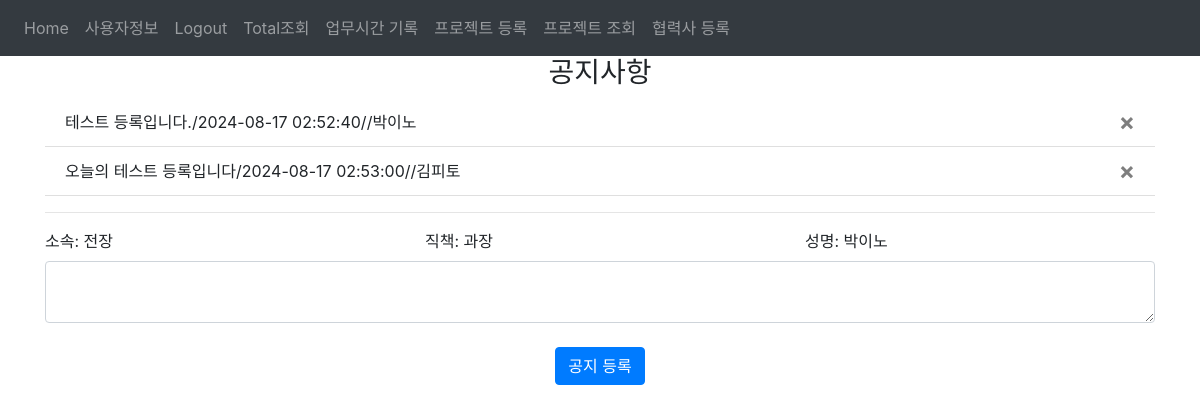
/ (signed in), run on an earlier commit of the app's database.
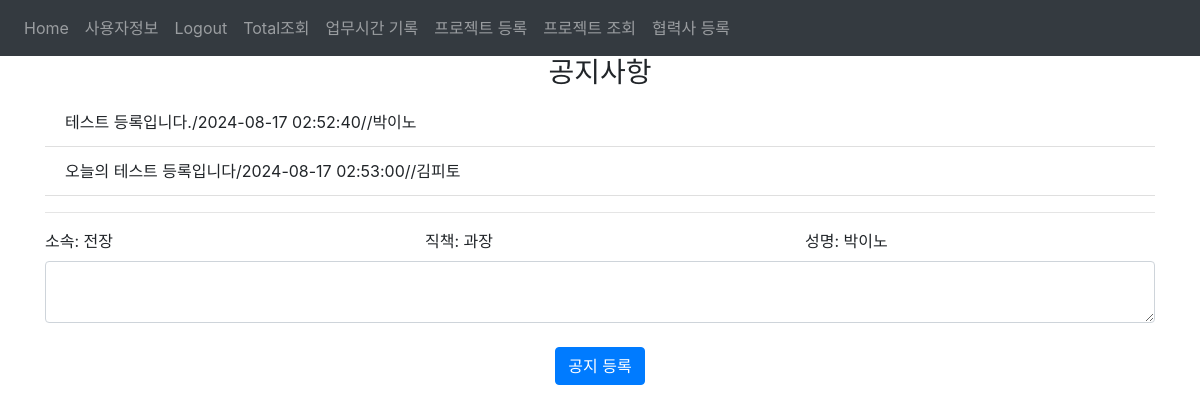
And on a later commit of the database.
### website/models.py (models this page shows)
class Note(db.Model):                                                 #공지사항 또는 업무소통
    id = db.Column(db.Integer, primary_key=True)                      #DB primary_key ID
    data = db.Column(db.String(1000))                                 #공지글
    noteuname = db.Column(db.String(20))                              #작성자 이름
    date = db.Column(db.DateTime(timezone=True), default=func.now())
    user_id = db.Column(db.Integer, db.ForeignKey('user.id'))

class User(db.Model, UserMixin):                                      #Employee
    id = db.Column(db.Integer, primary_key=True)                      #DB primary_key ID
    email = db.Column(db.String(50), unique=True)                     #이름대신 ID로 사용함
    uname = db.Column(db.String(50),nullable=False)                   #이름
    udepartment = db.Column(db.String(50))                            #소속부서
    uposition = db.Column(db.String(50))                              #직책
    password = db.Column(db.String(50))                               #패스워드
    authority = db.Column(db.String(10))                              #권한관리 : 1 슈퍼 관리자, 2 관리자, 3 일반 사용자
    notes = db.relationship('Note')                                   #외래키 연동
    projects = db.relationship('Project')
    working_hours = db.relationship('Working_hour')

### website/views.py (the view, shortened to what this page needs)
@views.route('/', methods=['GET', 'POST'])
@login_required
def home():
    all_data = Note.query.all()
    return render_template("home.html", all_data=all_data, user=current_user)

### website/__init__.py (called while the page is built)
def create_app():
    app.config['SECRET_KEY'] = 'hjshjhdjah kjshkjdhjs'
    app.config['SQLALCHEMY_DATABASE_URI'] = f'sqlite:///{DB_NAME}'
    db.init_app(app)
    from .views import views
    from .auth import auth
    app.register_blueprint(views, url_prefix='/')
    app.register_blueprint(auth, url_prefix='/')
    from .models import User
    with app.app_context():
        db.create_all()
    login_manager = LoginManager()
    login_manager.login_view = 'auth.login'
    login_manager.init_app(app)
    @login_manager.user_loader
    def load_user(id):
        return User.query.get(int(id))
    return app

### website/templates/home.html (shortened to what this page needs)
{% extends "base.html" %}
{% block content%}
<h3 align="center">공지사항</h3>
<ul class="list-group list-group-flush" id="notes">
  {% for note in all_data %}
  <li class="list-group-item">
    {{ note.data }}/{{note.date}}//{{note.noteuname}}
    {% if current_user.authority == '1' %}
    <button type="button" class="close" onClick="delete_note({{ note.id }})">
      <span aria-hidden="true">&times;</span>
    </button>
    {% endif %}
  </li>
  {% endfor %}
</ul>
<hr>
<form method="POST">
  <div class="row">
    <div class="col">
      <label for="userDepartmet">소속: {{user.udepartment}}</label>
    </div>
    <div class="col">
      <label for="userPosition">직책: {{user.uposition}}</label>
    </div>
    <div class="col">
      <label for="userName">성명: {{user.uname}}</label>
    </div>
  </div>
  <textarea name="note" id="note" class="form-control"></textarea>
  <br />
  <div align="center">
    <button type="submit" class="btn btn-primary">공지 등록</button>
  </div>
</form>
{% endblock %}

### website/templates/base.html (shortened to what this page needs)
<!DOCTYPE html>
<html>
  <head>
    <link
      rel="stylesheet"
      href="https://stackpath.bootstrapcdn.com/bootstrap/4.4.1/css/bootstrap.min.css"
    />
    <link
      rel="stylesheet"
      href="https://stackpath.bootstrapcdn.com/font-awesome/4.7.0/css/font-awesome.min.css"
    />
    <link rel="stylesheet" href="https://cdnjs.cloudflare.com/ajax/libs/bootstrap-datepicker/1.9.0/css/bootstrap-datepicker.min.css">
</head>
  </head>
  <body>
    <nav class="navbar navbar-expand-lg navbar-dark bg-dark">
      <div class="collapse navbar-collapse" id="navbar">
        <div class="navbar-nav">
          {% if user.is_authenticated %}
          <a class="nav-item nav-link" id="home" href="/">Home</a>
          <a class="nav-item nav-link" id="UserInfo" href="/userinfo_update">사용자정보</a>
          <a class="nav-item nav-link" id="logout" href="/logout">Logout</a>
          <a class="nav-item nav-link" id="work_hour_view" href="/workhour_total">Total조회</a>
          <a class="nav-item nav-link" id="work_hour" href="/work_hour">업무시간 기록</a>
          <a class="nav-item nav-link" id="project" href="/project_create">프로젝트 등록</a>
          <a class="nav-item nav-link" id="project_view" href="/project_view">프로젝트 조회</a>
          <a class="nav-item nav-link" id="oscompany" href="/cocompany_create">협력사 등록</a>
          {% else %}
          <a class="nav-item nav-link" id="login" href="/login">Login</a>
          <a class="nav-item nav-link" id="signUp" href="/sign-up">Sign Up</a>
          {% endif %}
        </div>
      </div>
    </nav>
    <div class="container">{% block content %} {% endblock %}</div>
  </body>
</html>

What changed in the data, as far as the page shows it:
shown differently, row unchanged: Note "테스트 등록입니다.": no longer shows "×"
shown differently, row unchanged: Note "오늘의 테스트 등록입니다": no longer shows "×"
changed User "전장": authority "1" → "3" (drawn)
